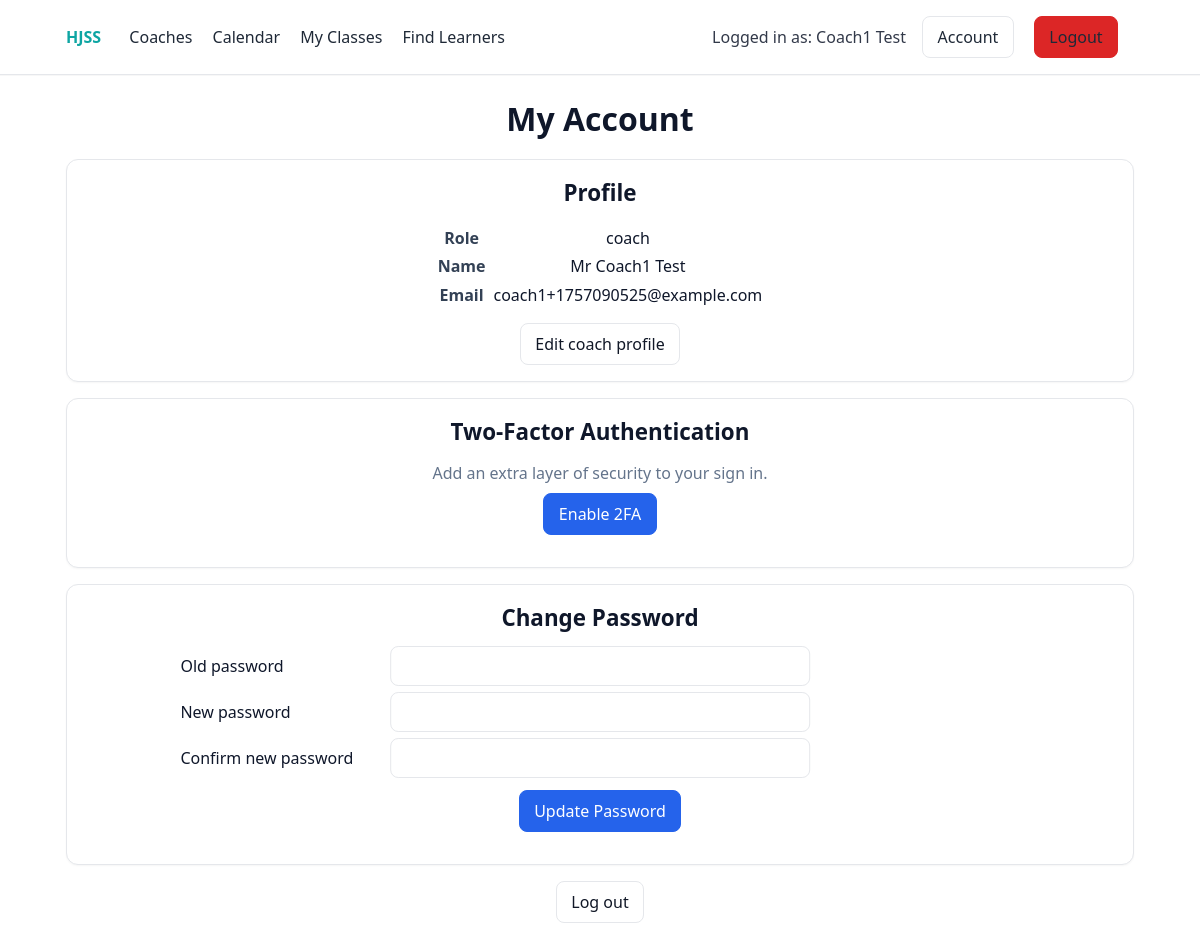
The app's page /account (signed in) with its own data.
### models.py (models this page shows, shortened)
class Coach(db.Model):
    __tablename__ = 'coaches'
    id = db.Column(db.Integer, primary_key=True)
    title = db.Column(db.String(20), nullable=True)
    first_name = db.Column(db.String(60), nullable=False)
    last_name = db.Column(db.String(60), nullable=False)
    email = db.Column(db.String(120), unique=True, nullable=False)
    password_hash = db.Column(db.String(128), nullable=False)
    two_factor_secret = db.Column(db.String(32))
    two_factor_enabled = db.Column(db.Boolean, default=False, nullable=False)
    phone = db.Column(db.String(15))
    profile_image = db.Column(db.String(255))  # path to uploaded image under static/uploads
    about_me = db.Column(db.Text)
    lessons = db.relationship('Lesson', backref='coach', lazy=True)

### auth.py (the view)
@auth_bp.route('/account', methods=['GET'])
@login_required
def account():
    user, role = current_user()
    return render_template('account.html', user=user, role=role)

### auth.py (called while the page is built)
def _get_user(role: str, user_id: int):
    if role == 'learner':
        return Learner.query.get(user_id)
    if role == 'coach':
        return Coach.query.get(user_id)
    return None

def current_user():
    role = session.get('role')
    uid = session.get('user_id')
    if not role or not uid:
        return None, None
    return _get_user(role, uid), role

def login_required(view_func):
    from functools import wraps
    @wraps(view_func)
    def wrapper(*args, **kwargs):
        user, _ = current_user()
        if not user:
            flash('Please log in to continue.', 'warning')
            return redirect(url_for('auth.login'))
        return view_func(*args, **kwargs)
    return wrapper

### main.py (called while the page is built)
@app.context_processor
def inject_user():
    from auth import _get_user
    role = session.get('role')
    uid = session.get('user_id')
    user = _get_user(role, uid) if role and uid else None
    return dict(current_user=user, current_role=role)

### templates/account.html (shortened to what this page needs)
{% extends 'base.html' %}
{% block content %}
  <div class="account">
  <h1>My Account</h1>
  <section class="card" style="margin-bottom:1rem;">
    <h2 style="margin-top:0; text-align:center;">Profile</h2>
    <dl class="kv" style="justify-items:center;">
      <dt>Role</dt>
      <dd>{{ role }}</dd>
      <dt>Name</dt>
      <dd>
        {% if role == 'coach' %}
          {{ (user.title ~ ' ') if user.title else '' }}{{ user.first_name }} {{ user.last_name }}
        {% else %}
          {{ user.first_name }} {{ user.last_name }}
        {% endif %}
      </dd>
      <dt>Email</dt>
      <dd>{{ user.email }}</dd>
    </dl>
    {% if role == 'coach' %}
      <div class="center" style="margin-top:.5rem;">
        <a class="btn" href="{{ url_for('portal.coach_profile') }}">Edit coach profile</a>
      </div>
    {% endif %}
  </section>
  <section class="card" style="margin-bottom:1rem;">
    <h2 style="margin-top:0; text-align:center;">Two-Factor Authentication</h2>
    {% if user.two_factor_enabled %}
      <p class="muted" style="text-align:center;">2FA is enabled on this account.</p>
      <form method="post" action="{{ url_for('auth.account_disable_2fa') }}">
        <button class="btn btn-primary" type="submit" style="display:block;margin:.5rem auto 0;">Disable 2FA</button>
      </form>
    {% else %}
      <p class="muted" style="text-align:center;">Add an extra layer of security to your sign in.</p>
      <form method="post" action="{{ url_for('auth.account_enable_2fa') }}">
        <button class="btn btn-primary" type="submit" style="display:block;margin:.5rem auto 0;">Enable 2FA</button>
      </form>
    {% endif %}
  </section>
  <section class="card" style="margin-bottom:1rem;">
    <h2 style="margin-top:0;">Change Password</h2>
    <form method="post" action="{{ url_for('auth.change_password') }}">
      <label>Old password <input type="password" name="old_password" required></label>
      <label>New password <input type="password" name="new_password" required></label>
      <label>Confirm new password <input type="password" name="confirm_password" required></label>
      <button class="btn btn-primary" type="submit">Update Password</button>
    </form>
  </section>
  <div class="center" style="margin-top:.75rem;">
    <a class="btn" href="{{ url_for('auth.logout') }}">Log out</a>
  </div>
</div>
{% endblock %}

### templates/base.html (shortened to what this page needs)
<!doctype html>
<html>
  <head>
    <link rel="stylesheet" href="/static/styles.css" />
  </head>
  <body>
    <header class="topbar">
      <div class="container flex between center">
        <nav class="nav-left">
          <a class="brand" href="/">HJSS</a>
          <a href="/coaches">Coaches</a>
          <a href="/calendar">Calendar</a>
          <a href="/my-classes">My Classes</a>
          {% if current_role == 'coach' %}
            <a href="/coach/learners">Find Learners</a>
          {% endif %}
        </nav>
        <div class="nav-right">
          {% if current_user %}
            <span class="user-badge">Logged in as: {{ current_user.first_name }} {{ current_user.last_name }}</span>
            <a class="btn" href="/account">Account</a>
            <a class="btn btn-danger" href="/logout">Logout</a>
          {% else %}
            <a class="btn" href="/login">Login</a>
            <a class="btn btn-primary" href="/register/learner">Sign up</a>
          {% endif %}
        </div>
      </div>
    </header>
    <main class="container">
      {% block content %}{% endblock %}
    </main>
  </body>
  </html>

### static/styles.css (style rules this page uses)
:root { --bg:#ffffff; --bg-muted:#f8fafc; --text:#0f172a; --muted:#334155; --border:#e5e7eb; --brand:#0ea5a3; --primary:#2563eb; --danger:#dc2626; --success:#16a34a; --warning:#d97706; --label-w:200px; --input-w:420px; --label-gap:.6rem; }
* { box-sizing:border-box }
html { -webkit-text-size-adjust:100% }
html,body { height:100% }
body { margin:0;background:var(--bg);color:var(--text);font:16px/1.5 system-ui, -apple-system, Segoe UI, Roboto, Helvetica, Arial, sans-serif; -webkit-font-smoothing:antialiased; -moz-osx-font-smoothing:grayscale }
h1 { font-size:2rem;margin:.25rem 0 1rem }
h2 { font-size:1.4rem;margin:.5rem 0 .75rem }
p { margin:.25rem 0 .5rem }
.container { max-width:1100px;margin:0 auto;padding:1rem }
.flex { display:flex }
.between { justify-content:space-between }
.center { align-items:center }
.topbar { position:sticky;top:0;background:#fff;border-bottom:1px solid var(--border);z-index:10;box-shadow:0 1px 0 rgba(0,0,0,.03) }
.topbar a { color:#1f2937;text-decoration:none;margin-right:1rem }
.topbar .brand { font-weight:700;margin-right:1.5rem;color:var(--brand) }
.btn { display:inline-block;padding:.5rem .9rem;border-radius:.5rem;border:1px solid var(--border);background:#fff;color:#111827;text-decoration:none }
.btn-primary { background:#2563eb;color:#fff;border-color:#2563eb }
.btn-danger { background:#dc2626;color:#fff;border-color:#dc2626 }
button { cursor:pointer }
button.btn { font:inherit }
.card { background:#fff;border:1px solid var(--border);border-radius:12px;padding:1rem;box-shadow:0 1px 2px rgba(0,0,0,.04) }
label { display:grid; grid-template-columns: var(--label-w) minmax(260px, var(--input-w)); align-items:center; gap:var(--label-gap); margin:.4rem 0; }
input,select,textarea { background:#fff;border:1px solid var(--border);color:#111827;border-radius:8px;padding:.55rem .65rem;width:100%;outline:none;appearance:none;-webkit-appearance:none;font-size:1.05rem }
label { justify-items:stretch }
label > input, label > select, label > textarea { width:100%;max-width:none }
label { text-align:right }
@media (min-width: 681px) { form label:has(input:not([type="checkbox"]):not([type="radio"]), select, textarea) { width: calc(var(--label-w) + var(--input-w) + var(--label-gap)); margin-left:auto; margin-right:auto; transform: translateX(calc((var(--label-w) + var(--label-gap)) / -2)); } }
form .btn-primary { display:block;margin:.75rem auto 0 }
h1,h2,h3 { text-align:center }
form { max-width:700px;margin:0 auto 1rem }
.kv { display:grid;grid-template-columns:200px 1fr;gap:.4rem .6rem }
.kv dt { grid-column:1;text-align:right;color:var(--muted) }
.kv dd { grid-column:2;margin:0 }
.user-badge { margin-right:.75rem;opacity:.85 }
nav a:last-child { margin-right:0 }
.muted { color:#64748b }
.center { text-align:center }
.account h1, .account h2, .account h3 { text-align:center }
.account form .btn-primary { display:block; margin:.75rem auto 0 }
.account .kv { display:grid; grid-template-columns: max-content auto; column-gap:.5rem; row-gap:.3rem; justify-content:center; align-items:center; }
.account .kv dt { text-align:right; font-weight:600; margin:0 }
.account .kv dd { text-align:left; margin:0 }
.account label { grid-template-columns: 200px minmax(260px, 420px); text-align:left; justify-content:center }
.account label > input, .account label > select, .account label > textarea { max-width:420px; margin:0 }

### records on screen
Coach: first_name "Coach1", last_name "Test", title "Mr", email "coach1+1757090525@example.com"

### other values on screen
{{ role }} "coach"
